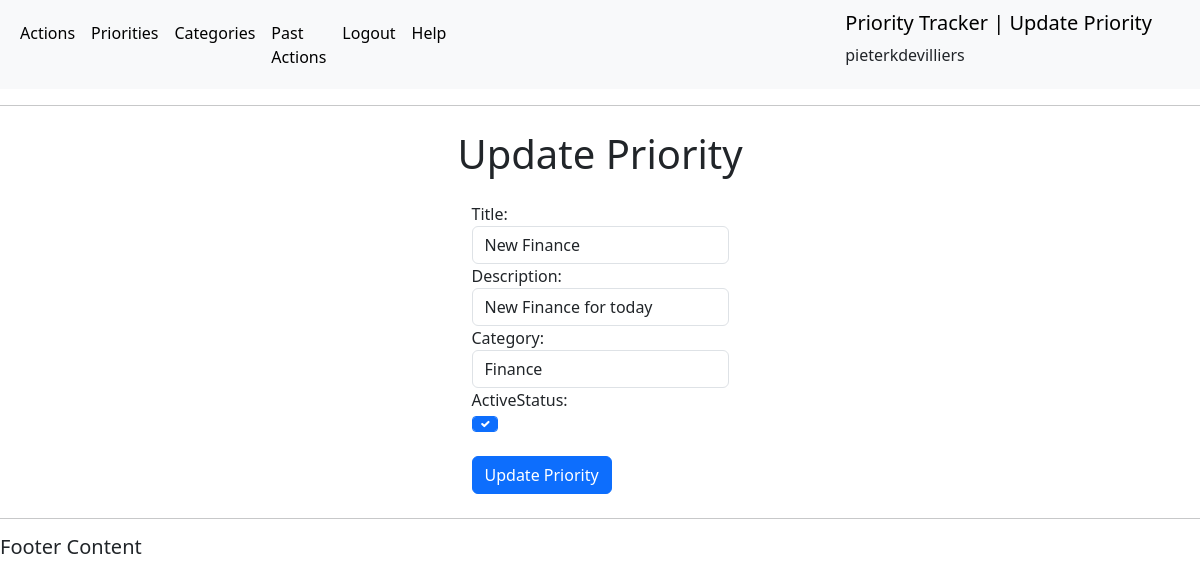
The app's page /update-priority/9/ (signed in), older data.
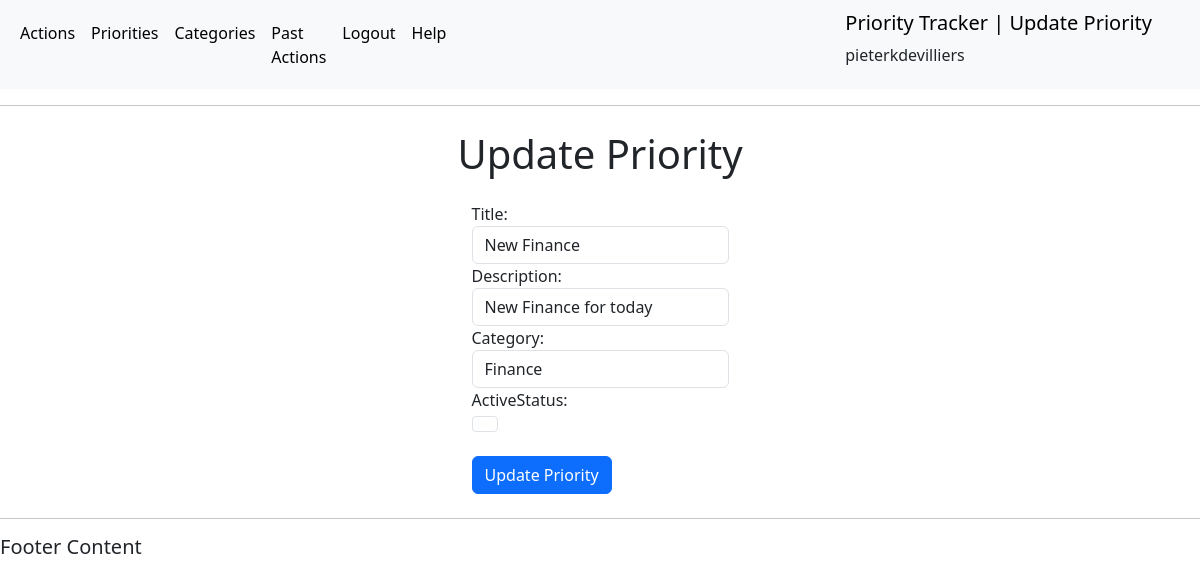
The same page, newer data.
### actions/models.py (models this page shows, shortened)
class Priority(models.Model):
    title = models.CharField(max_length=50, null=False, blank=False)
    description = models.CharField(max_length=150)
    activeStatus = models.BooleanField(null=False, blank=False, default=True)
    category = models.ForeignKey(
        Category, on_delete=models.CASCADE, null=True, blank=True)
    user = models.ForeignKey(
        settings.AUTH_USER_MODEL, on_delete=models.CASCADE, related_name="priorities", null=True)

class Category(models.Model):
    title = models.CharField(max_length=50, null=False, blank=False)
    description = models.CharField(max_length=150)
    user = models.ForeignKey(
        settings.AUTH_USER_MODEL, on_delete=models.CASCADE, related_name="categories", null=True)
    def __str__(self):
        return str(self.title)

### actions/views.py (the view)
# urls.py: path('update-priority/<str:pk>/', views.update_priority, name='update_priority'),
@login_required(login_url='login')
def update_priority(request, pk):
    priority = get_object_or_404(Priority, id=pk)
    priorityform = PriorityForm(instance=priority)
    current_user = request.user
    user_id = current_user.id
    username = current_user.username
    page_title = 'Update Priority'
    if request.method == "POST":
        priorityform = PriorityForm(request.POST, instance=priority)
        if priorityform.is_valid():
            priorityform.save()
            messages.success(request, "Priority updated successfully")
            return redirect('/priorities/')
    context = {
        'priorityform': priorityform,
        "username": username,
        "user_id": user_id,
        'page_title': page_title
        }
    return render(request, 'actions/update_priority.html', context)

### actions/forms.py
class PriorityForm(ModelForm):
    class Meta:
        model = Priority
        fields = ['title', 'description', 'category', 'activeStatus']
        widgets = {
                'title': forms.TextInput(attrs={'class': 'form-control'}),
                'description': forms.TextInput(attrs={'class': 'form-control'}),
                'category': forms.Select(attrs={'class': 'form-control', 'user': 'user'}),
                'activeStatus': forms.CheckboxInput(attrs={'class': 'form-control form-check-input'}),
            }

### actions/templates/actions/update_priority.html (shortened to what this page needs)
{% extends 'actions/main.html' %}
{% block content %}
<body>
    <h1 class="d-flex p-2 justify-content-center">Update Priority</h1>
    <div class="d-flex justify-content-center mb-3 form-group p-2">
        <form method="POST" action="">
            {{priorityform}}
            <br>
            <button class="btn btn-primary" type="submit" name="Update Priority">Update Priority</button>
        </form>
    </div>
</body>
{% endblock %}

Row changes from the older to the newer data that the page shows:
changed Priority "New Finance for today": activeStatus "☑" → "☐"
